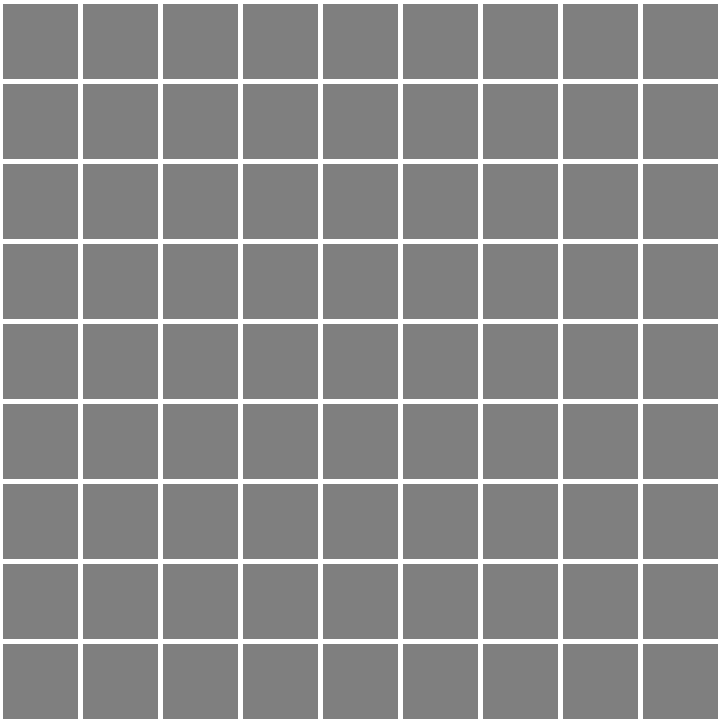

This is a level from a 2D game, rendered from its Tiled map with the project's own tilesets. A one-line summary and the map file follow, with tile-layer data summarised:
An orthogonal 9x9 tile map with 80x80 px tiles, 1 tile layer (Layer1).

<map version="1.0" orientation="orthogonal" width="9" height="9" tilewidth="80" tileheight="80">
 <tileset firstgid="1" name="empty" tilewidth="80" tileheight="80">
  <image source="empty.png" width="80" height="80" />
 </tileset>
 <layer name="Layer1" width="9" height="9">
  <data>[81 cells, 81 non-empty, 1 distinct tile ids]</data>
 </layer>
</map>